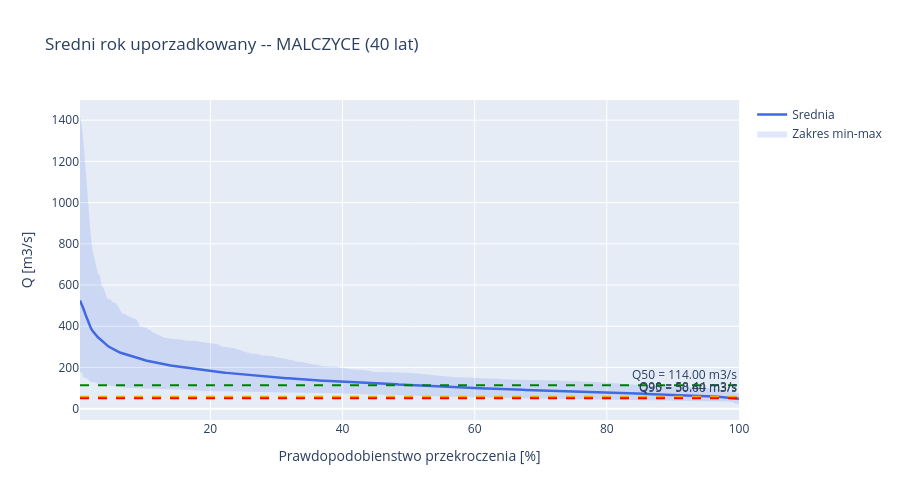

Notebook source saved alongside this figure:
### Code cell
# Wykres sredniego roku uporzadkowanego
fig = go.Figure()

# Zakres min-max
fig.add_trace(go.Scatter(
    x=avg_year['exceedance_pct'], y=avg_year['max'],
    mode='lines', line=dict(width=0), showlegend=False,
))
fig.add_trace(go.Scatter(
    x=avg_year['exceedance_pct'], y=avg_year['min'],
    mode='lines', line=dict(width=0),
    fill='tonexty', fillcolor='rgba(65,105,225,0.15)',
    name='Zakres min-max',
))

# Srednia
fig.add_trace(go.Scatter(
    x=avg_year['exceedance_pct'], y=avg_year['mean'],
    mode='lines', line=dict(color='royalblue', width=2.5),
    name='Srednia',
))

# Przeplywy charakterystyczne
chars = characteristic_flows(df_filtered, PRIMARY_STATION)
for q_name, color in [('Q50', 'green'), ('Q90', 'orange'), ('Q95', 'red')]:
    q_val = chars[q_name]
    fig.add_hline(y=q_val, line_dash='dash', line_color=color,
                  annotation_text=f'{q_name} = {q_val:.2f} m3/s')

fig.update_layout(
    title=f'Sredni rok uporzadkowany -- {name} ({avg_year["n_years"].iloc[0]} lat)',
    xaxis_title='Prawdopodobienstwo przekroczenia [%]',
    yaxis_title='Q [m3/s]',
    height=500, hovermode='x unified',
)
fig.show()

### Figure 1 — Plotly figure (JSON) as saved in the notebook; plotly's stock layout.template omitted (floating-point values rounded to 4 significant figures; data arrays with more than 128 entries replaced by an {"elided": "..."} marker saying what was removed)
{"data": [{"line": {"width": 0}, "mode": "lines", "showlegend": false, "type": "scatter", "x": {"elided": "365 float values"}, "y": {"elided": "365 float values"}}, {"fill": "tonexty", "fillcolor": "rgba(65,105,225,0.15)", "line": {"width": 0}, "mode": "lines", "name": "Zakres min-max", "type": "scatter", "x": {"elided": "365 float values"}, "y": {"elided": "365 float values"}}, {"line": {"color": "royalblue", "width": 2.5}, "mode": "lines", "name": "Srednia", "type": "scatter", "x": {"elided": "365 float values"}, "y": {"elided": "365 float values"}}], "layout": {"annotations": [{"showarrow": false, "text": "Q50 = 114.00 m3/s", "x": 1, "xanchor": "right", "xref": "x domain", "y": 114, "yanchor": "bottom", "yref": "y"}, {"showarrow": false, "text": "Q90 = 58.44 m3/s", "x": 1, "xanchor": "right", "xref": "x domain", "y": 58.44, "yanchor": "bottom", "yref": "y"}, {"showarrow": false, "text": "Q95 = 50.60 m3/s", "x": 1, "xanchor": "right", "xref": "x domain", "y": 50.6, "yanchor": "bottom", "yref": "y"}], "height": 500, "hovermode": "x unified", "shapes": [{"line": {"color": "green", "dash": "dash"}, "type": "line", "x0": 0, "x1": 1, "xref": "x domain", "y0": 114, "y1": 114, "yref": "y"}, {"line": {"color": "orange", "dash": "dash"}, "type": "line", "x0": 0, "x1": 1, "xref": "x domain", "y0": 58.44, "y1": 58.44, "yref": "y"}, {"line": {"color": "red", "dash": "dash"}, "type": "line", "x0": 0, "x1": 1, "xref": "x domain", "y0": 50.6, "y1": 50.6, "yref": "y"}], "title": {"text": "Sredni rok uporzadkowany -- MALCZYCE (40 lat)"}, "xaxis": {"title": {"text": "Prawdopodobienstwo przekroczenia [%]"}}, "yaxis": {"title": {"text": "Q [m3/s]"}}}}
